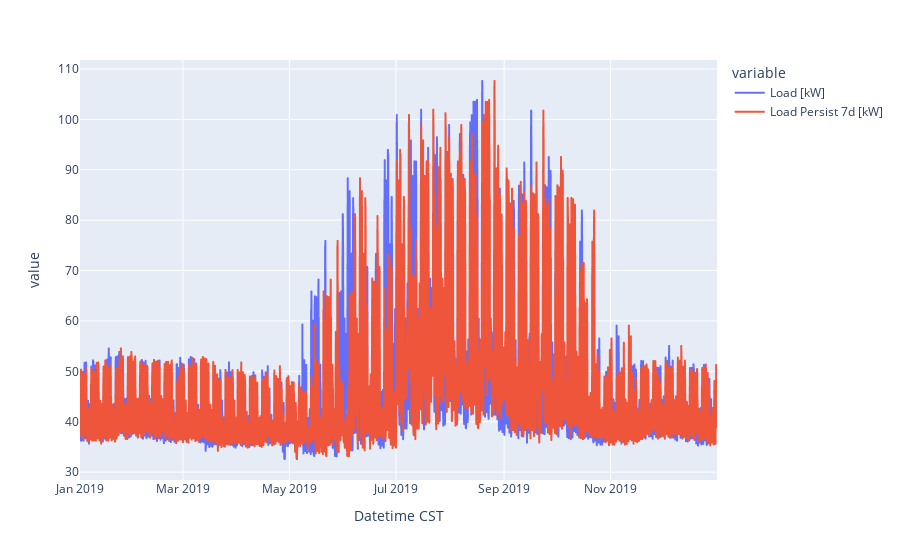

The cell this chart's notebook holds for it:
### Markdown cell above
# All data

### Code cell
load.plot()

### Figure 1 — Plotly figure (JSON) as saved in the notebook; plotly's stock layout.template omitted (floating-point values rounded to 4 significant figures; data arrays with more than 128 entries replaced by an {"elided": "..."} marker saying what was removed)
{"data": [{"hovertemplate": "variable=Load [kW]<br>Datetime CST=%{x}<br>value=%{y}<extra></extra>", "legendgroup": "Load [kW]", "line": {"color": "#636efa", "dash": "solid"}, "marker": {"symbol": "circle"}, "mode": "lines", "name": "Load [kW]", "showlegend": true, "type": "scattergl", "x": {"elided": "8760 str values"}, "xaxis": "x", "y": {"elided": "8760 float values"}, "yaxis": "y"}, {"hovertemplate": "variable=Load Persist 7d [kW]<br>Datetime CST=%{x}<br>value=%{y}<extra></extra>", "legendgroup": "Load Persist 7d [kW]", "line": {"color": "#EF553B", "dash": "solid"}, "marker": {"symbol": "circle"}, "mode": "lines", "name": "Load Persist 7d [kW]", "showlegend": true, "type": "scattergl", "x": {"elided": "8760 str values"}, "xaxis": "x", "y": {"elided": "8760 float values"}, "yaxis": "y"}], "layout": {"legend": {"title": {"text": "variable"}, "tracegroupgap": 0}, "margin": {"t": 60}, "xaxis": {"anchor": "y", "domain": [0, 1], "title": {"text": "Datetime CST"}}, "yaxis": {"anchor": "x", "domain": [0, 1], "title": {"text": "value"}}}}
